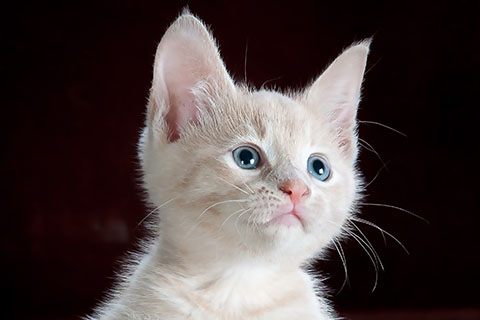
#> input picture cats/0.jpg, 480 x 320 px
$ jupyter execute ai-w03e01.ipynb   (older library calls are emulated)
#> lines starting #> are read from the running program, lines starting #| are printed output that depends on the picture
# PCA of images

## Single image

[cell 1]
import cv2
from sklearn.decomposition import PCA
from matplotlib import pyplot as plt

# read image
image = cv2.imread("./cats/0.jpg")
#> image is the input picture: shape (320, 480, 3); mean B, G, R 65.1, 65.7, 76.7
image1 = cv2.imread("./cats/1.jpg")
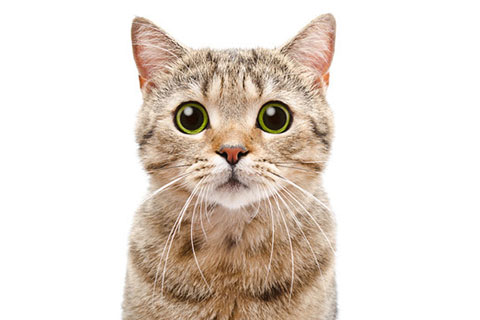
#> input picture cats/1.jpg, 480 x 320 px
#> image1 is the input picture: shape (320, 480, 3); mean B, G, R 210.3, 218.9, 228.8
image2 = cv2.imread("./cats/2.jpg")
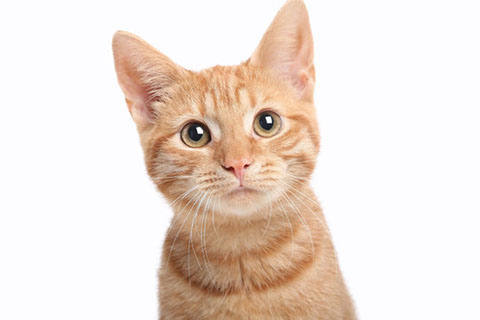
#> input picture cats/2.jpg, 480 x 320 px
#> image2 is the input picture: shape (320, 480, 3); mean B, G, R 215.5, 224, 237.3
image3 = cv2.imread("./cats/3.jpg")
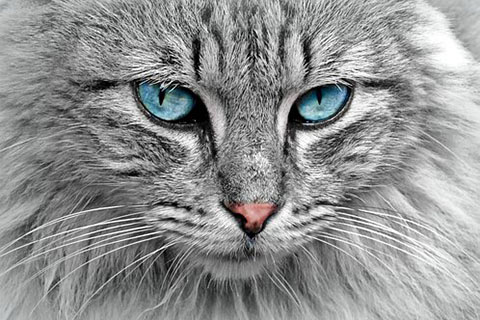
#> input picture cats/3.jpg, 480 x 320 px
#> image3 is the input picture: shape (320, 480, 3); mean B, G, R 144.9, 145.2, 143.9

print(image.shape)
#| (320, 480, 3)

# displaying image
#f, axarr = plt.subplots(1, 1)
#f, axarr = plt.subplots(1, 2)
f, axarr = plt.subplots(1, 3)

axarr[0].imshow(image)
axarr[1].imshow(cv2.cvtColor(image, cv2.COLOR_BGR2RGB))

# converting to gray
gray = cv2.cvtColor(image, cv2.COLOR_BGR2GRAY)
axarr[2].imshow(cv2.cvtColor(gray, cv2.COLOR_BGR2RGB))


plt.show()
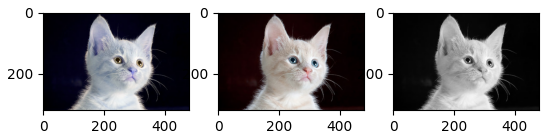
#> figure drawn by matplotlib, 3 panels; B, G, R data is drawn as R, G, B

# Let's extract PCA value from the gray image
pca = PCA(2)

std_data = pca.fit_transform(gray) # Pick gray value and standarize or normalize the value and pickout izan vector value
#> std_data = 320 pairs, first value -1733.9 to 1087.4, second value -970 to 688.2

print(std_data.shape)
#| (320, 2)

### (320, 480, 3)
### (rows, columns, rgb value)
### (y-axis, x-axis, rgb bits)

[cell 2]
plt.hist(std_data)
plt.show()
#> figure, not shown here; tallest bar 111 high, from x = 269.2 to 382.1; tallest bar 113 high, from x = 382.1 to 494.9

### Gray Scale of intensity of image

## Mulitple images

[cell 3]
import os

for file in os.listdir("./cats"):
    if file.endswith(".jpg"):
        print(os.path.join("./cats", file))

[cell 4]
import numpy as np

images = []

for file in os.listdir("./cats"):
    if file.endswith(".jpg"):
        images.append(cv2.imread(os.path.join("./cats", file)))

print('Image data size:', np.array(images).shape)
#| Image data size: (4, 320, 480, 3)

[cell 5]
f, axarr = plt.subplots(1, len(images))
rgb_images = []

count = 0

for image in images:
    rgb_image = cv2.cvtColor(image, cv2.COLOR_BGR2RGB)
    rgb_images.append(rgb_image)
    axarr[count].imshow(rgb_image)
    count+=1

plt.show()

[cell 6]
grays = []

f, axarr = plt.subplots(1, len(images))

for image in rgb_images:
    gray = cv2.cvtColor(image, cv2.COLOR_RGB2GRAY)
    grays.append(gray)

count = 0

for gray in grays:
    axarr[count].imshow(cv2.cvtColor(gray, cv2.COLOR_BGR2RGB))
    count += 1

plt.show()

[cell 7]
while True:
    cv2.imshow("gray", grays[0])

    key = cv2.waitKey(1)
#> (key Esc is pressed here)

    if key == 27:
        break
cv2.destroyAllWindows()

[cell 8]
from sklearn.decomposition import PCA

pca = PCA(2)

std_data = []

for gray in grays:
    std_data.append(pca.fit_transform(gray))

[cell 9]
import pandas as pd

df = pd.DataFrame({'image0_0':std_data[0][0],
                  'image0_1':std_data[0][1],
                  'image1_0':std_data[1][0],
                  'image1_1':std_data[1][1],
                  'image2_0':std_data[2][0],
                  'image2_1':std_data[2][1],
                  'image3_0':std_data[3][0],
                  'image3_1':std_data[3][1],})
df.hist(figsize=(16, 10))
plt.show()

[cell 10]
sobel = []

for gray in grays:
    sobel_64 = cv2.Sobel(gray, cv2.CV_64F, 1, 0, ksize=3)
    abs_64 = np.absolute(sobel_64)
    sobel_8u = np.uint8(abs_64)
    sobel.append(sobel_8u)
#> this loop made 4 passes
#> pass 1, `sobel_64 = cv2.Sobel(gray, cv2.CV_64F, 1, 0, ksize=3)`:
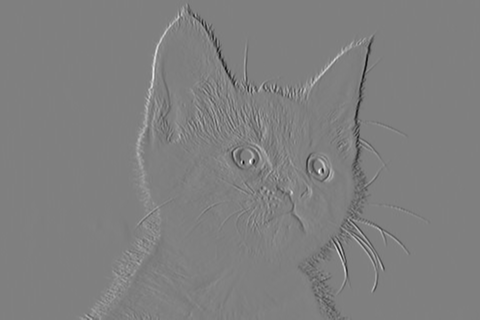
#> sobel_64: shape (320, 480) float64; min -944, max 941, mean 0; drawn with min black and max white
#> pass 1, `sobel_8u = np.uint8(abs_64)`:
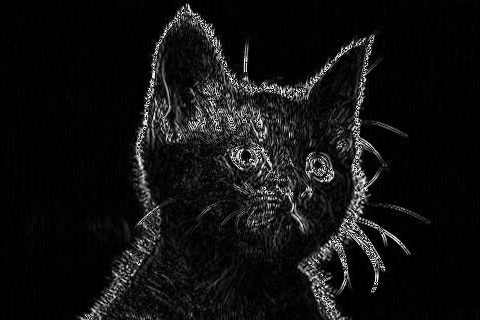
#> sobel_8u: shape (320, 480); min 0, max 255, mean 16.9
#> after the loop:
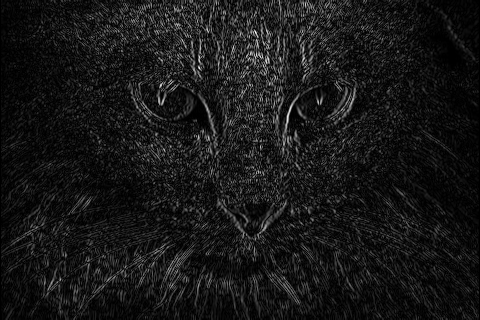
#> abs_64: shape (320, 480) float64; min 0, max 824, mean 76.6; drawn with min black and max white
#> after the loop:
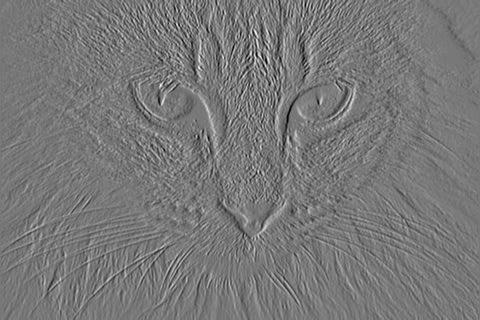
#> sobel_64: shape (320, 480) float64; min -737, max 824, mean 0.6; drawn with min black and max white

f, axarr = plt.subplots(1, len(sobel))

count = 0

for sb in sobel:
    axarr[count].imshow(cv2.cvtColor(sb, cv2.COLOR_BGR2RGB))
    count += 1

plt.show()
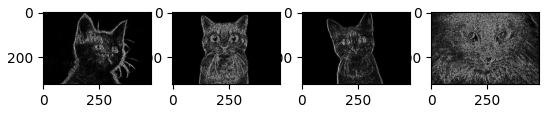
#> figure drawn by matplotlib, 4 panels

[cell 11]
print(sobel[0].shape)
#| (320, 480)

df = pd.DataFrame({'image0_0':sobel[0][0],
                  'image0_1':sobel[0][1],
                  'image1_0':sobel[1][0],
                  'image1_1':sobel[1][1],
                  'image2_0':sobel[2][0],
                  'image2_1':sobel[2][1],
                  'image3_0':sobel[3][0],
                  'image3_1':sobel[3][1],})
df.hist(figsize=(16, 10))
plt.show()
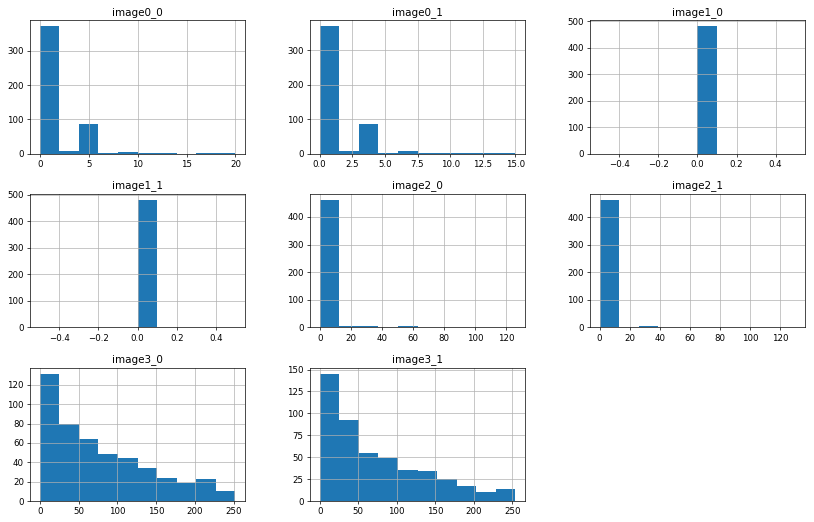
#> figure drawn by matplotlib, 8 panels; panel 1: tallest bar 371 high, from x = 0 to 2; panel 2: tallest bar 369 high, from x = 0 to 1.5; panel 3: tallest bar 480 high, from x = 0 to 0.1; panel 4: tallest bar 480 high, from x = 0 to 0.1
